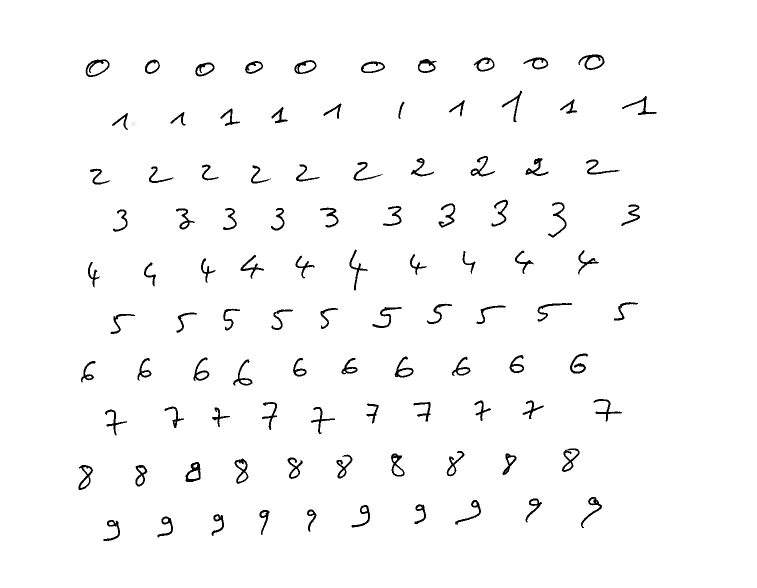
%> input picture report/test.jpg, 1514 x 1175 px (shown at 1/2 size)
$ octave --eval "result = crop_image('report/test.jpg');"   (GNU Octave 9; MATLAB toolbox functions it lacks are replaced by stand-ins)
%> lines starting %> are read from the running program, lines starting %| are printed output that depends on the picture
### extractionImages.m
function coordImages = extractionImages(im);
%coordImages[xO, x1, y0, y1]

[image_dy, image_dx] = size(im);
coordLignes = extractionLignes(im);
nbLigne = length(coordLignes);
nbImage = 0;

for (iLigne = 1:nbLigne)

    y0_ligne = coordLignes(iLigne, 1);
    y1_ligne = coordLignes(iLigne, 2);
    hauteurLigne = y1_ligne - y0_ligne;
    ix = 1;
    if (hauteurLigne > 2)
        while (ix <= image_dx - 1)
            while ((ix <= image_dx - 1) && (sum(im( y0_ligne:y1_ligne - 1 , ix)) == hauteurLigne*255)) % colonne blanche
                ix = ix + 1;
            end
            x0 = ix;

            while ((ix <= image_dx    ) && (sum(im( y0_ligne:y1_ligne - 1, ix)) ~= hauteurLigne*255)) % colonne non blanche
                ix = ix + 1;
            end
            x1 = ix;

            if (ix < image_dx - 1)
                nbImage = nbImage + 1;
                coordImages(nbImage, 1) = x0;
                coordImages(nbImage, 2) = x1;
                coordImages(nbImage, 3) = y0_ligne;
                coordImages(nbImage, 4) = y1_ligne;
            end
        end
    end
    %sprintf('ligne %d ordonnée de %d à %d : %d images detectées\n', iLigne, y0_ligne, y1_ligne, nbImage)

end

### extractionLignes.m
function coordLignes = extractionLignes(im)
% coordLigne[yDebLigne][yFinLigne]

[image_dy, image_dx] = size(im);
nbLigne = 0;

%for (iy = 1:image_dy)
iy = 1;
while (iy<=image_dy)

    % recherche d�but ligne
    while ((iy<=image_dy) && (sum(im(iy, :)) == image_dx*255)) % ligne blanche
        iy = iy + 1;
    end

    if (iy<image_dy)
        nbLigne = nbLigne + 1;
        coordLignes(nbLigne, 1) = iy;
        while ((iy<=image_dy) && (sum(im(iy, :)) ~= image_dx*255)) % ligne non blanche
            iy = iy + 1;
        end
        coordLignes(nbLigne, 2) = iy - 1;
    end
end

### subimage.m
function s = subimage(imageMere, largeur, hauteur, xDeb, yDeb)

s = imageMere(yDeb : yDeb + hauteur , xDeb : xDeb + largeur );

% [7 lines of commented-out code are left out]

### crop_image.m
function [ nb, imgs ] = crop_image( filename )
%> called with filename = 'report/test.jpg'
%crop_image Extract subimages, return number and images
%   Detailed explanation goes here

im = imread(filename); % lecture fichier image d'apprentissage
%> im is the input picture: size 1175x1514 uint8; min 0, max 255, mean 249.6
coordImages = extractionImages(im);
%> after the loop in extractionLignes, `while (iy<=image_dy)`: coordLignes = [105 160; 177 264; 313 376; 393 480; 497 584; 601 672; 705 776; 793 872; 897 984; 993 1088]; iy = 1176
%> the loop in extractionImages, `for (iLigne = 1:nbLigne)` made 10 passes
%> (y0_ligne, y1_ligne, hauteurLigne) on passes 1 to 10: (105, 160, 55), (177, 264, 87), (313, 376, 63), (393, 480, 87), (497, 584, 87), (601, 672, 71), (705, 776, 71), (793, 872, 79), (897, 984, 87), (993, 1088, 95)
%> after the loop in extractionImages, `for (iLigne = 1:nbLigne)`: coordImages = 102 rows, first 8: [169 225 105 160; 289 321 105 160; 385 433 105 160; 489 529 105 160; 585 641 105 160; 721 777 105 160; 833 881 105 160; 945 993 105 160]; nbImage = 102; x0 = 1514
nb = length(coordImages);
%> nb = 102

imgs = cell(1,nb);

for (iImage=1 : nb)
    % localisation et extraction des imagettes
    largeur = coordImages(iImage, 2) - coordImages(iImage, 1) - 2;
    hauteur = coordImages(iImage, 4) - coordImages(iImage, 3) - 2;
    x0 = coordImages(iImage, 1);
    y0 = coordImages(iImage, 3);
    imageChiffre = subimage(im, largeur, hauteur, x0, y0);

    % crop (supprimer les bords blancs)
    imgs{iImage} = crop(imageChiffre);

end
%> this loop made 1 pass
%> (largeur, hauteur, x0, y0) on pass 1: (54, 53, 169, 105)
%> pass 1, in subimage, `s = imageMere(yDeb : yDeb + hauteur , xDeb : xDeb + largeur );`:
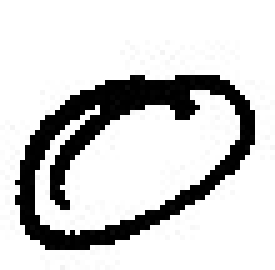
%> s: size 54x55 uint8 (shown 5 times larger); min 0, max 255, mean 208

end
%> (the run ends here)

$ run again, on report/app.jpg
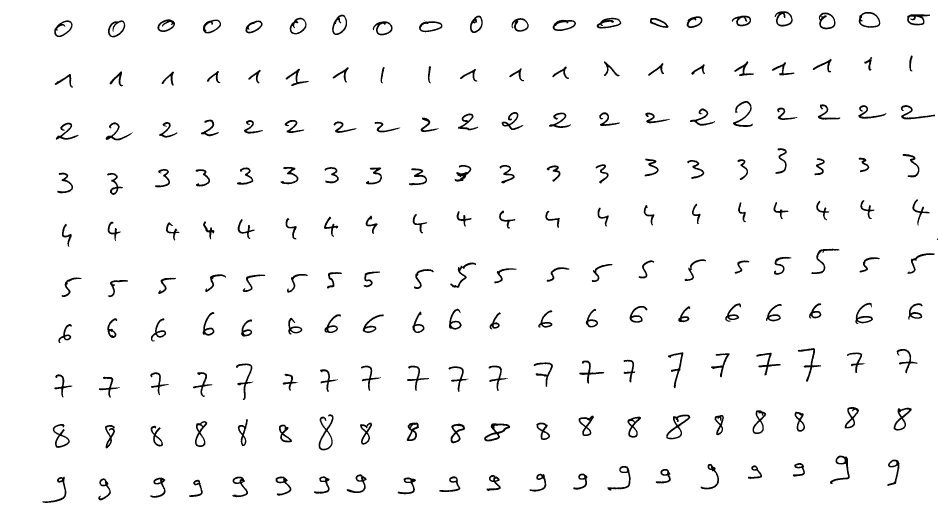
%> input picture report/app.jpg, 2812 x 1584 px (shown at 1/3 size)
%> in crop_image, im is the input picture: size 1584x2812 uint8; min 0, max 255, mean 247.2
%> after the loop in extractionLignes, `while (iy<=image_dy)`: coordLignes = [33 112; 161 264; 297 424; 441 585; 587 589; 591 896; 905 1032; 1041 1200; 1217 1352; 1361 1512]; iy = 1585
%> the loop in extractionImages, `for (iLigne = 1:nbLigne)` made 10 passes
%> (y0_ligne, y1_ligne, hauteurLigne) on passes 1 to 8: (33, 112, 79), (161, 264, 103), (297, 424, 127), (441, 585, 144), (587, 589, 2), (591, 896, 305), (905, 1032, 127), (1041, 1200, 159)
%> after the loop in extractionImages, `for (iLigne = 1:nbLigne)`: coordImages = 179 rows, first 8: [161 225 33 112; 321 377 33 112; 473 529 33 112; 609 665 33 112; 737 793 33 112; 865 921 33 112; 993 1049 33 112; 1113 1185 33 112]; nbImage = 179; x0 = 2812
%> the loop in crop_image, `for (iImage=1 : nb)` made 1 pass
%> (largeur, hauteur, x0, y0) on pass 1: (62, 77, 161, 33)
%> pass 1, in subimage, `s = imageMere(yDeb : yDeb + hauteur , xDeb : xDeb + largeur );`:
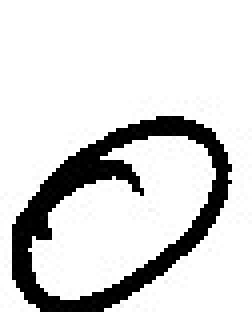
%> s: size 78x63 uint8 (shown 4 times larger); min 0, max 255, mean 215.1
